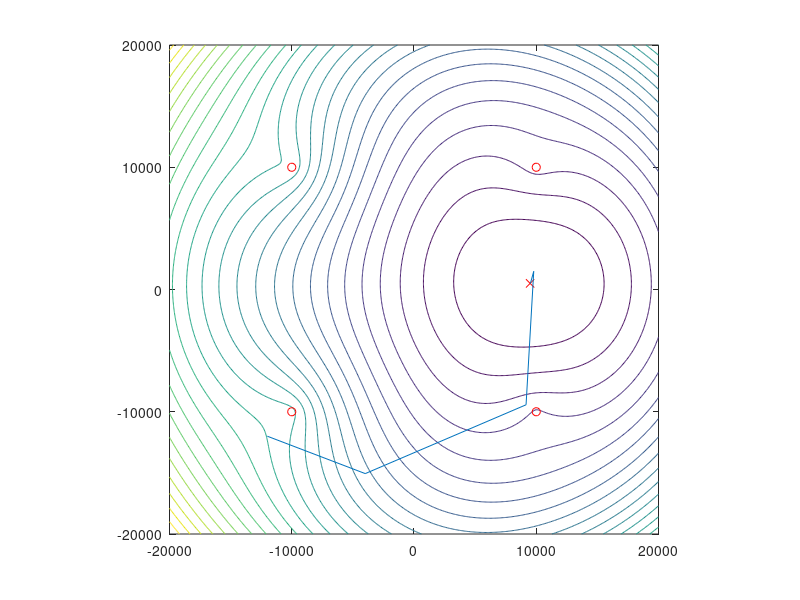

This figure's MATLAB source:
function [estimate, resNorm] = HW3_part1(show_plot)
  % Estimate the target from four range/azimuth observations.
  if nargin < 1
    show_plot = true;
  end
  controls = [10000 10000; -10000 -10000; 10000 -10000; -10000 10000].';
  target_location = [9500; 500];
  observations = observation_model(controls, target_location);
  residual = @(location) observation_model(controls, location) - observations;
  if show_plot
    coordinates = -20000:100:20000;
    objective = zeros(length(coordinates));
    for row = 1:length(coordinates)
      for column = 1:length(coordinates)
        objective(row, column) = norm(residual([coordinates(column); coordinates(row)]))^2;
      end
    end
    figure;
    contour(coordinates, coordinates, objective, 25);
    daspect([1 1 1]);
    hold on;
    plot(controls(1,:), controls(2,:), 'ro');
    plot(target_location(1), target_location(2), 'rx');
  end
  if exist('OCTAVE_VERSION', 'builtin')
    pkg('load', 'optim');
    options = optimset('Jacobian', 'off', 'TolFun', 1e-12);
  else
    options = optimoptions('lsqnonlin', 'SpecifyObjectiveGradient', false, ...
      'Algorithm', 'levenberg-marquardt', 'FunctionTolerance', 1e-12);
  end
  if show_plot
    options.OutputFcn = @callback;
  end
  [estimate, resNorm] = lsqnonlin(residual, [-12000; -12000], [], [], options);
end

function observations = observation_model(controls, location)
  observations = sqrt(sum((controls - location).^2, 1)).';
end

function stop = callback(current_location, optimValues, state)
  stop = false;
  persistent previous;
  if strcmp(state, 'init')
    previous = current_location;
  end
  line([previous(1), current_location(1)], [previous(2), current_location(2)]);
  previous = current_location;
  drawnow;
end
